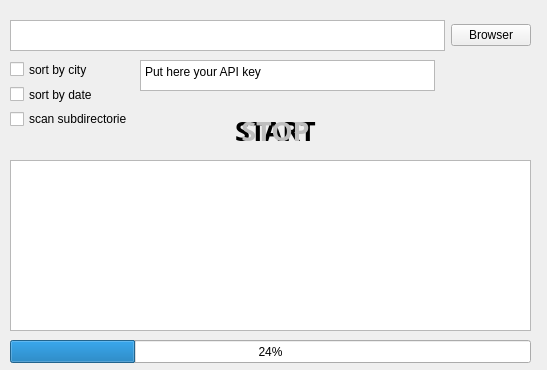
<?xml version="1.0" encoding="UTF-8"?>
<ui version="4.0">
 <class>MainWindow</class>
 <widget class="QMainWindow" name="MainWindow">
  <property name="enabled">
   <bool>true</bool>
  </property>
  <property name="geometry">
   <rect>
    <x>0</x>
    <y>0</y>
    <width>547</width>
    <height>370</height>
   </rect>
  </property>
  <property name="sizePolicy">
   <sizepolicy hsizetype="Fixed" vsizetype="Fixed">
    <horstretch>0</horstretch>
    <verstretch>0</verstretch>
   </sizepolicy>
  </property>
  <property name="minimumSize">
   <size>
    <width>547</width>
    <height>370</height>
   </size>
  </property>
  <property name="maximumSize">
   <size>
    <width>547</width>
    <height>370</height>
   </size>
  </property>
  <property name="windowTitle">
   <string>Photo sorter</string>
  </property>
  <property name="toolButtonStyle">
   <enum>Qt::ToolButtonIconOnly</enum>
  </property>
  <property name="tabShape">
   <enum>QTabWidget::Rounded</enum>
  </property>
  <widget class="QWidget" name="centralwidget">
   <widget class="QPlainTextEdit" name="plainTextEdit_logi">
    <property name="geometry">
     <rect>
      <x>10</x>
      <y>160</y>
      <width>521</width>
      <height>171</height>
     </rect>
    </property>
    <property name="readOnly">
     <bool>true</bool>
    </property>
   </widget>
   <widget class="QPushButton" name="pushButton_Start">
    <property name="enabled">
     <bool>true</bool>
    </property>
    <property name="geometry">
     <rect>
      <x>180</x>
      <y>100</y>
      <width>191</width>
      <height>61</height>
     </rect>
    </property>
    <property name="font">
     <font>
      <family>Yu Gothic UI Semibold</family>
      <pointsize>20</pointsize>
      <weight>75</weight>
      <bold>true</bold>
     </font>
    </property>
    <property name="text">
     <string>START</string>
    </property>
    <property name="icon">
     <iconset>
      <normaloff>../../icons/power-button.png</normaloff>../../icons/power-button.png</iconset>
    </property>
    <property name="iconSize">
     <size>
      <width>32</width>
      <height>32</height>
     </size>
    </property>
    <property name="flat">
     <bool>true</bool>
    </property>
   </widget>
   <widget class="QWidget" name="layoutWidget">
    <property name="geometry">
     <rect>
      <x>10</x>
      <y>60</y>
      <width>117</width>
      <height>68</height>
     </rect>
    </property>
    <layout class="QVBoxLayout" name="options_layout">
     <item>
      <widget class="QCheckBox" name="checkBox_byCity">
       <property name="text">
        <string>sort by city</string>
       </property>
      </widget>
     </item>
     <item>
      <widget class="QCheckBox" name="checkBox_byDate">
       <property name="text">
        <string>sort by date</string>
       </property>
      </widget>
     </item>
     <item>
      <widget class="QCheckBox" name="checkBox_scanSubDir">
       <property name="text">
        <string>scan subdirectories</string>
       </property>
      </widget>
     </item>
    </layout>
   </widget>
   <widget class="QWidget" name="layoutWidget">
    <property name="geometry">
     <rect>
      <x>10</x>
      <y>20</y>
      <width>521</width>
      <height>31</height>
     </rect>
    </property>
    <layout class="QHBoxLayout" name="path_to_dir">
     <item>
      <widget class="QPlainTextEdit" name="plainTextEdit_pathDir">
       <property name="undoRedoEnabled">
        <bool>true</bool>
       </property>
       <property name="overwriteMode">
        <bool>false</bool>
       </property>
      </widget>
     </item>
     <item>
      <widget class="QPushButton" name="pushButton_dialog">
       <property name="text">
        <string>Browser</string>
       </property>
      </widget>
     </item>
    </layout>
   </widget>
   <widget class="QProgressBar" name="progressBar">
    <property name="geometry">
     <rect>
      <x>10</x>
      <y>340</y>
      <width>521</width>
      <height>23</height>
     </rect>
    </property>
    <property name="value">
     <number>24</number>
    </property>
   </widget>
   <widget class="QPushButton" name="pushButton_Stop">
    <property name="enabled">
     <bool>false</bool>
    </property>
    <property name="geometry">
     <rect>
      <x>180</x>
      <y>100</y>
      <width>191</width>
      <height>61</height>
     </rect>
    </property>
    <property name="font">
     <font>
      <family>Yu Gothic UI Semibold</family>
      <pointsize>20</pointsize>
      <weight>75</weight>
      <bold>true</bold>
     </font>
    </property>
    <property name="text">
     <string>STOP</string>
    </property>
    <property name="icon">
     <iconset>
      <normaloff>../../icons/stop.png</normaloff>../../icons/stop.png</iconset>
    </property>
    <property name="iconSize">
     <size>
      <width>32</width>
      <height>32</height>
     </size>
    </property>
    <property name="flat">
     <bool>true</bool>
    </property>
   </widget>
   <widget class="QWidget" name="">
    <property name="geometry">
     <rect>
      <x>140</x>
      <y>60</y>
      <width>341</width>
      <height>31</height>
     </rect>
    </property>
    <layout class="QHBoxLayout" name="horizontalLayout">
     <item>
      <widget class="QPlainTextEdit" name="plainTextEdit">
       <property name="plainText">
        <string>Put here your API key</string>
       </property>
      </widget>
     </item>
     <item>
      <widget class="QPushButton" name="pushButton_Help">
       <property name="text">
        <string/>
       </property>
       <property name="icon">
        <iconset>
         <normaloff>../../icons/info.png</normaloff>../../icons/info.png</iconset>
       </property>
       <property name="flat">
        <bool>true</bool>
       </property>
      </widget>
     </item>
    </layout>
   </widget>
  </widget>
 </widget>
 <resources/>
 <connections/>
</ui>
